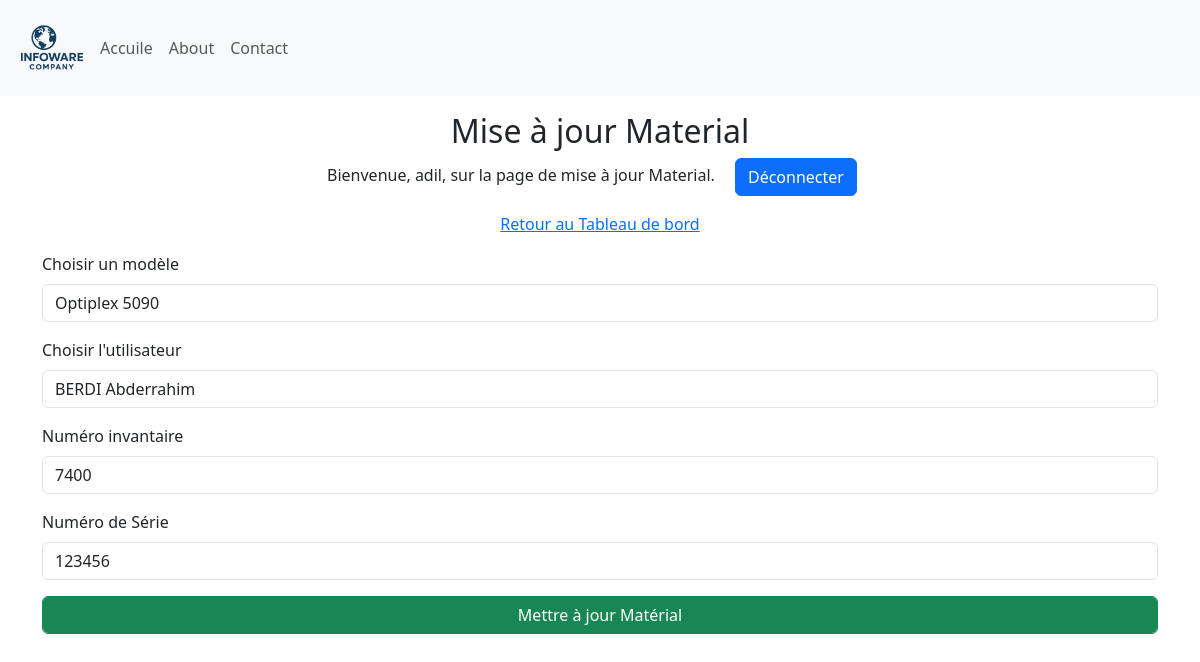
/update_material/1 (signed in), run on an earlier commit of the app's database.
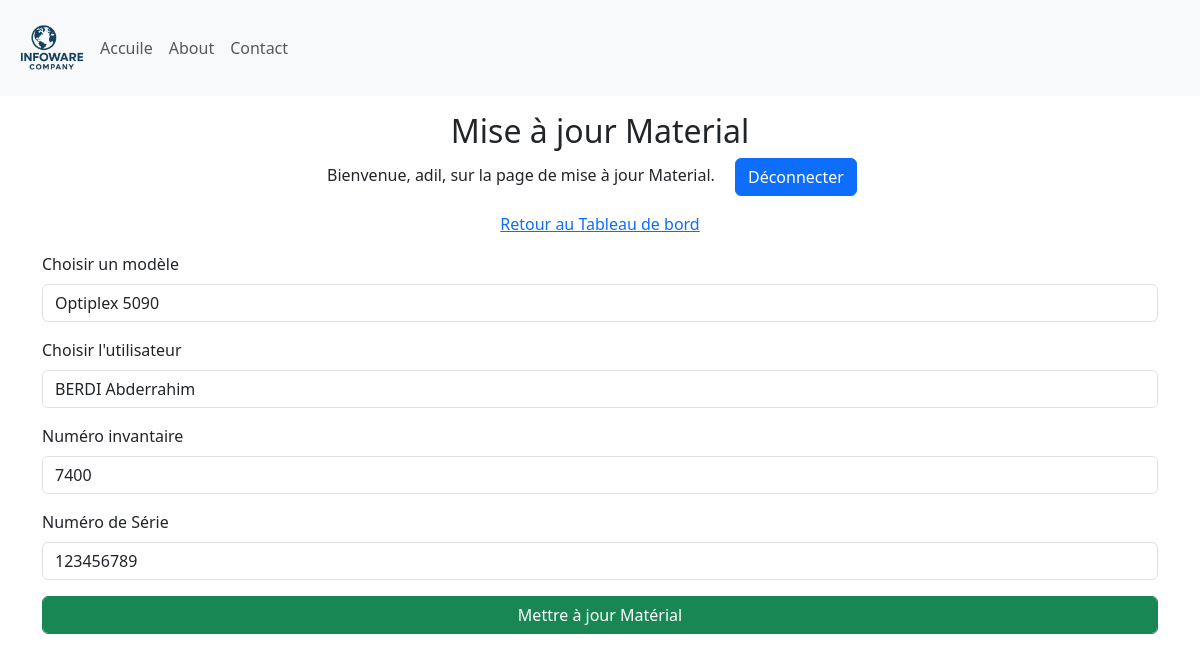
And on a later commit of the database.
### Site/models.py (models this page shows, shortened)
class Material(db.Model):
    id = db.Column(db.Integer, primary_key=True)
    serial_number = db.Column(db.String(100), unique=True, nullable=False)
    inventaire_number = db.Column(db.String(10), unique=True, nullable=False)
    model_id = db.Column(db.Integer, db.ForeignKey('model.id'), nullable=False)
    utilisateur_id = db.Column(db.Integer, db.ForeignKey('utilisateur.id'), nullable=False)
    os_version_id = db.Column(db.Integer, db.ForeignKey('os_versions.id'), nullable=True)
    office_version_id = db.Column(db.Integer, db.ForeignKey('officeversions.id'), nullable=True)
    antivirus_id = db.Column(db.Integer, db.ForeignKey('antivirus.id'), nullable=True)

### Site/dashbord/material.py (the view, shortened to what this page needs)
@material.route('/update_material/<int:material_id>', methods=['GET', 'POST'])
def update_material(material_id):
    if 'user' not in session:
        return redirect(url_for('adminstration.login'))
    material = Material.query.get_or_404(material_id)
    models = Model.query.all()
    utilisateurs = Utilisateur.query.all()
    userid= Utilisateur.query.get(material.utilisateur_id).id
    return render_template('update_selected_material.html', name=session['user'], material=material, models=models, utilisateurs=utilisateurs, selected_Model=material.model_id, selected_User=userid)

### Site/templates/update_selected_material.html (shortened to what this page needs)
{% extends 'base.html' %}
{% block body %}
<div class="container-fluid">
    <div class="row">
        <div class="col-12  my-3">
            <div class="text-center">
                <h2>Mise à jour Material</h2>
                <p>Bienvenue, {{ name }}, sur la page de mise à jour Material. <a class="mx-3 btn btn-primary" href="{{ url_for('admin.logout') }}"">Déconnecter</a></p>
                <p><a href="{{ url_for('dashbord.dashbord_page') }}">Retour au Tableau de bord</a> </p>
            </div>
            <div class="container">
                <form method="POST">
                    <div class="mb-3">
                        <label for="ModelId" class="form-label">Choisir un modèle</label>
                        <select class="form-control" id="ModelId" name="ModelId">
                        {% for model in models %}
                            <option value="{{ model.id }}" {% if selected_Model == model.id %} selected {% endif %}>{{ model.modelname }}</option>
                        {% endfor %}
                        </select>
                    </div>
                    <div class="mb-3">
                        <label for="UserId" class="form-label">Choisir l'utilisateur</label>
                        <select class="form-control" id="UserId" name="UserId">
                        {% for utilisateur in utilisateurs %}
                            <option value="{{ utilisateur.id }}" {% if selected_User == utilisateur.id %} selected {% endif %}>{{ utilisateur.nomUtilisateur }}</option>
                        {% endfor %}
                        </select>
                    </div>
                    <div class="mb-3">
                        <label for="ort" class="form-label">Numéro invantaire</label>
                        <input type="text" class="form-control" id="ort" name="ort" required value="{{ material.inventaire_number }}">
                    </div>
                    <div class="mb-3">
                        <label for="sn" class="form-label">Numéro de Série</label>
                        <input type="text" class="form-control" id="sn" name="sn" required value="{{ material.serial_number }}">
                    </div>
                    <button type="submit" class="form-control btn btn-success">Mettre à jour Matérial</button>
                </form>
            </div>
        </div>
    </div>
</div>
{% endblock %}

### Site/templates/base.html (shortened to what this page needs)
<!DOCTYPE html>
<html lang="fr">
<head>
    <link href="https://cdn.jsdelivr.net/npm/bootstrap@5.3.8/dist/css/bootstrap.min.css" rel="stylesheet">
    <link rel="stylesheet" href={{url_for('static', filename='style.css')}}>
</head>
<body>
    <nav class="navbar navbar-expand-lg bg-light" >
        <div class="container-fluid" >
          <img width="80px" src="{{url_for('static', filename='logo.png')}}" alt="logo">
          <div class="collapse navbar-collapse" id="navbarNav">
            <ul class="navbar-nav">
              <li class="nav-item">
                <a class="nav-link"  href="{{ url_for('main.home') }}">Accuile</a>
              </li>
              <li class="nav-item">
                <a class="nav-link" href={{ url_for('about.about_page') }}>About</a>
              </li>
              <li class="nav-item">
                <a class="nav-link" href="#">Contact</a>
              </li>
            </ul>
          </div>
        </div>
      </nav>
      {% block body %}{% endblock %}
</body>
</html>

### Site/static/style.css (style rules this page uses)
* { margin: 0; padding: 0; box-sizing: border-box; }
:root { --primary-color: #0056b3; --secondary-color: #f8f9fa; --text-color: #333; --highlight-color: #007bff; }
body { font-family: 'Segoe UI', Tahoma, Geneva, Verdana, sans-serif; }

What changed in the data, as far as the page shows it:
changed Material: sn "123456" → "123456789"
